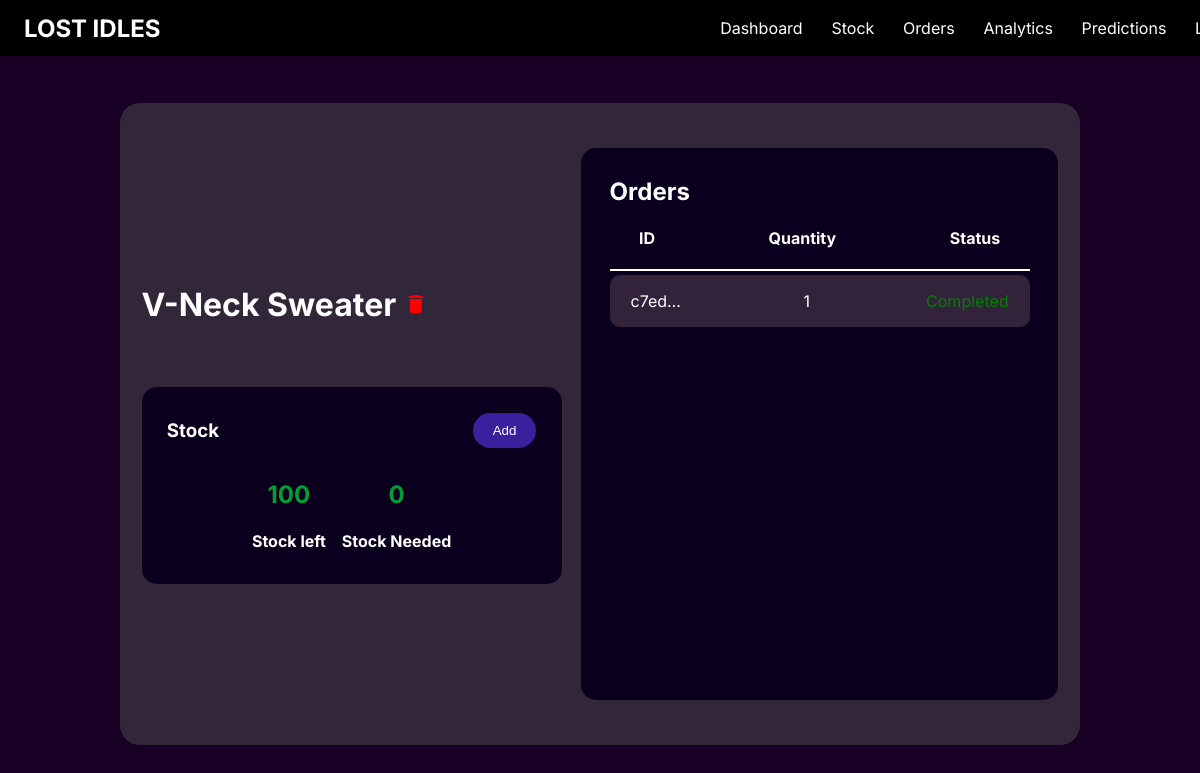
/stock/e1e3331843234103b8d9866842de0275 (signed in), run on an earlier commit of the app's database.
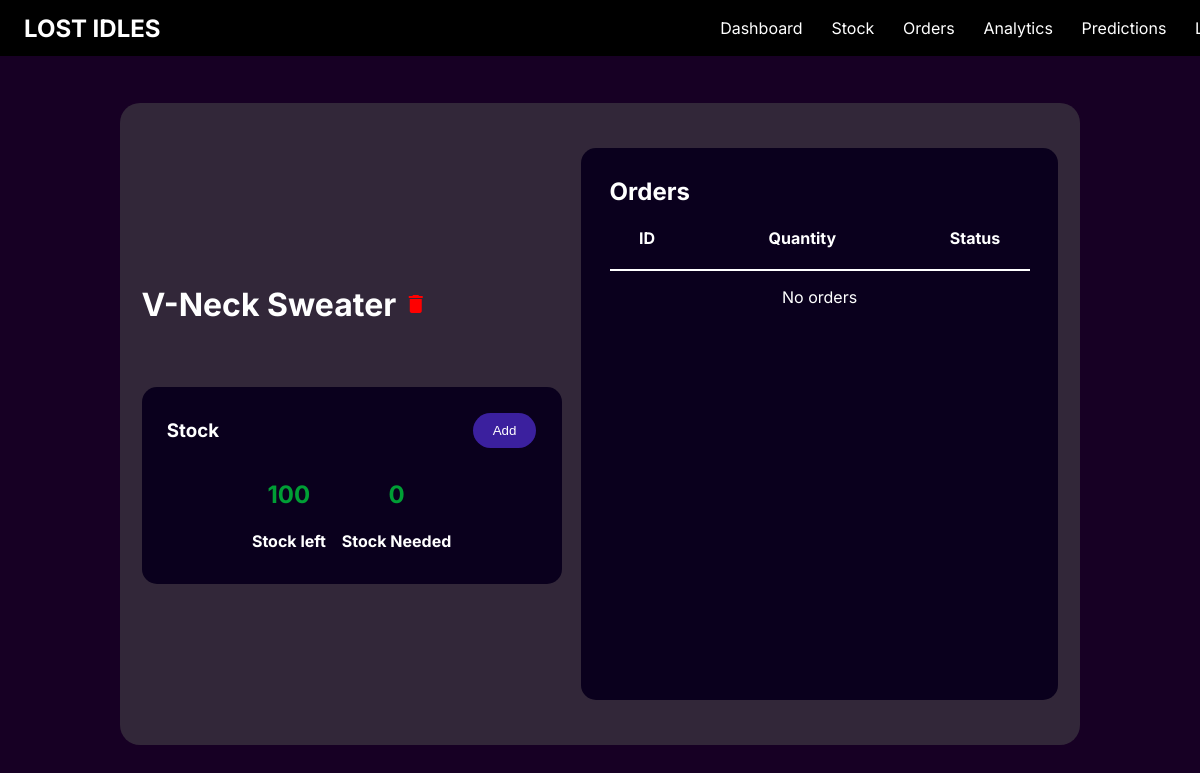
And on a later commit of the database.
### app.py (models this page shows, shortened)
class Stock(db.Model):
    __tablename__ = 'stock'
    stock_id = db.Column(db.String(50), primary_key=True)
    name = db.Column(db.String(50), nullable=False)
    category = db.Column(db.String(50), nullable=False)
    stock_level = db.Column(db.Integer, nullable=False)
    image = db.Column(db.String(120), nullable=True)
    price = db.Column(db.Float, nullable=False)
    order_items = db.relationship('OrderStock', back_populates='stock', cascade="all, delete-orphan")

class Orders(db.Model):
    __tablename__ = 'orders'
    order_id = db.Column(db.String(50), primary_key=True)
    order_date = db.Column(db.Date, nullable=False, default=date.today)
    status = db.Column(db.Boolean, nullable=False)
    total = db.Column(db.Float, nullable=False)
    user_id = db.Column(db.String(50), db.ForeignKey('users.user_id'))
    user = db.relationship('Users', back_populates='orders')
    order_items = db.relationship('OrderStock', back_populates='order', cascade="all, delete-orphan")

### app.py (the view, shortened to what this page needs)
@app.route('/stock/<stock_id>', methods=['GET', 'DELETE'])
@login_required
def individual_stock(stock_id):
    if request.method == 'GET':
        stock = db.session.execute(
            db.select(Stock).filter_by(stock_id=stock_id)
        ).scalar_one_or_none()
        if not stock:
            return "Stock not found", 404
        order_stocks = db.session.execute(
            db.select(OrderStock).filter_by(stock_id=stock.stock_id)
        ).scalars().all()
        orders = [
            {
                'id': os.order.order_id,
                'date': os.order.order_date,
                'status': os.order.status,
                'total': os.order.total,
                'quantity': os.quantity
            }
            for os in order_stocks
        ]
        return render_template('individual_stock.html', stock=stock, orders=orders)

### app.py (called while the page is built)
@login_manager.user_loader
def load_user(user_id):
    return Users.query.get(user_id)

### templates/individual_stock.html (shortened to what this page needs)
{% extends "boiler.html" %}
{% block head %}
    <link rel="stylesheet" href="{{ url_for('static', filename='styles/individual_stock.css') }}">
{% endblock %}
{% block content %}
    <main>
        <div class="container">
            <div id="left">
                <h1 style="text-align: left;" id="name">{{stock.name}} <i class="material-icons" onclick="deleteStock()" style="color: red; cursor: pointer;">delete</i></h1>
                <div id="stock-container">
                    <div id="header">
                        <h3>Stock</h3>
                        <div id="popup-container">
                            <button onclick="popup()" id="add">Add</button>
                        </div>
                    </div>
                    <div id="stock-info">
                        <div class="stock">
                            <h2 id="stock_level">{{stock.stock_level}}</h2>
                            <h4>Stock left</h4>
                        </div>
                        <div class="stock">
                            <h2 id="stock_needed">{{stock.stock_level}}</h2>
                            <h4>Stock Needed</h4>
                        </div>
                    </div>
                </div>
            </div>
            <div id="order-container">
                <h2 style="margin: 0; text-align: left;">Orders</h2>
                <div id="labels">
                    <h4>ID</h4>
                    <h4>Quantity</h4>
                    <h4>Status</h4>
                </div>
                <div id="orders">
                    {% if orders %}
                        {% for order in orders %}
                            <div class="order">
                                <p>{{order.id}}</p>
                                <p>{{order.quantity}}</p>
                                {% if order.status %}
                                    <p style="color: green">Completed</p>
                                {% else %}
                                    <p style="color: red">Pending</p>
                                {% endif %}
                            </div>
                        {% endfor %}
                    {% else %}
                        <p>No orders</p>
                    {% endif %}
                </div>
            </div>
        </div>
    </main>
{% endblock %}

### templates/boiler.html (shortened to what this page needs)
<!DOCTYPE html>
<html lang="en">
<head>
    <link rel="stylesheet" href="{{url_for('static', filename='styles/global.css')}}">
    {% block head %}
    {% endblock %}
</head>
<body style="margin: 0;">
    {% block content %}
    {% endblock %}
</body>
</html>

### static/styles/global.css (style rules this page uses)
body { font-family: "Inter"; }
main { color: white; text-align: center; display: flex; align-items: center; justify-content: center; height: 100vh; margin: 0; }

### static/styles/individual_stock.css (style rules this page uses)
main { background-color: #170024; }
.container { display: flex; align-items: center; justify-content: center; background-color: rgba(78,78,78,0.5); border-radius: 20px; margin: 7% 5% 3% 5%; padding: 3% 0; width: 80vw; height: fit-content; }
#left, #order-container { display: flex; flex-direction: column; justify-content: center; width: 35vw; margin: 1%; text-align: center; }
#order-container, #stock-container { background: #0A001D; border-radius: 15px; }
#header, #stock-info, #labels { display: flex; flex-direction: row; align-items: center; justify-content: center; gap: 1em; }
#header { justify-content: space-between; }
#stock-container { padding: 3% 6%; height: fit-content; }
#add { background-color: #3B209E; }
button { position: relative; text-align: center; padding: 10px 20px; border-radius: 20px; border: none; color: white; transition: 0.3s; z-index: 5; cursor: pointer; width: auto; }
#labels { padding: 0 7%; border-bottom: 2px solid white; display: flex; justify-content: space-between; }
#order-container { padding: 3%; }
#popup-container { position: relative; width: max-content; }
#orders { height: 50vh; display: flex; flex-direction: column; overflow-y: scroll; }

What changed in the data, as far as the page shows it:
removed Orders: id "c7ed…", quantity "1"
Also different on the page:
text now shown: "No orders"
